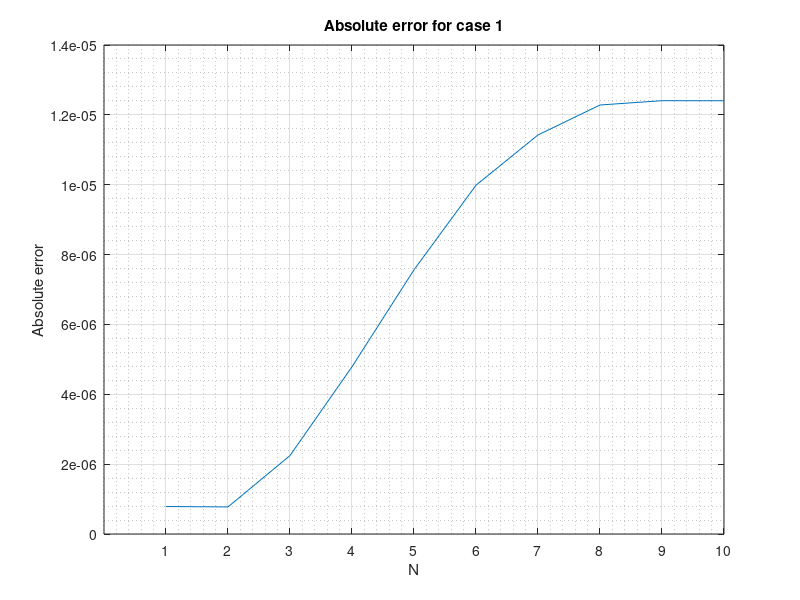

This chart was generated by the following MATLAB code:
clear;

N = 10; % number of nodes (must be >= 2)
Is = 2; % current source

% resistor values
Rs = zeros(1, N-1);
Rg = zeros(1, N-1);

Rs(1) = 400;
Rg(1) = 50;
for m = 2:N-1
    Rs(m) = Rs(m-1)/4;
    Rg(m) = Rg(m-1)/2;
end

% conductance values
Gs = 1./Rs;
Gg = 1./Rg;

% building the matrices
A = zeros(N, N);
b = zeros(N, 1);

A(1, 1) = Gs(1);
A(1, 2) = -Gs(1);
b(1) = Is;

for n = 2:N-1
    A(n, n-1) = Gs(n-1);
    A(n, n) = -(Gs(n-1) + Gs(n) + Gg(n-1));
    A(n, n+1) = Gs(n);
end

A(N, N-1) = Gs(N-1);
A(N, N) = -(Gs(N-1) + Gg(N-1));

% exact solution
x_exact = A\b;

% Jacobi solution
D = zeros(N, N); % diagonal matrix
D1 = diag(A);
for n = 1:N
    D(n, n) = D1(n);
end

R = A - D; % remainder matrix

inv_D = inv(D); % inverse of diagonal

% assert spectral radius of iteration matrix is < 1
assert(max(abs(eig(inv_D*R))) < 1);

x_old = ones(N, 1);
x_new = x_old;
for n = 1:500
    x_new = inv_D*(b - R*x_old);
    x_old = x_new;
end

figure
plot(abs(x_exact - x_new))
xlabel('N')
ylabel('Absolute error')
title('Absolute error for case 1')
set(gca, 'XTick', 1:N)
grid on
grid minor